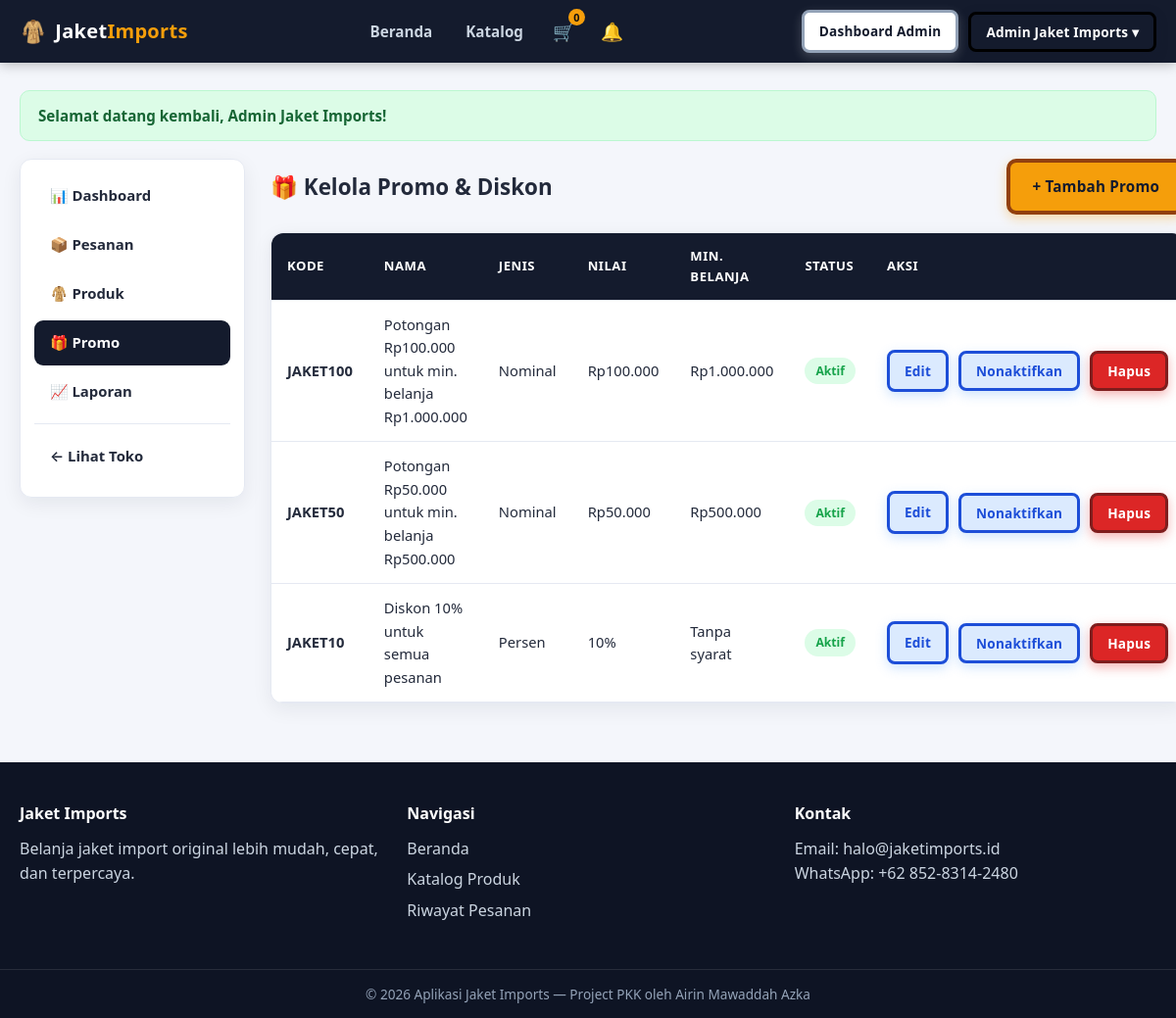
The page /admin/promo.php (signed in) on the database its author committed.
### tables this page shows
CREATE TABLE IF NOT EXISTS promos (
  id INT UNSIGNED AUTO_INCREMENT PRIMARY KEY,
  code VARCHAR(50) NOT NULL UNIQUE,
  name VARCHAR(120) NOT NULL,
  type ENUM('percent','nominal') NOT NULL DEFAULT 'percent',
  value DECIMAL(12,2) NOT NULL DEFAULT 0,
  min_order DECIMAL(12,2) NOT NULL DEFAULT 0,
  is_active TINYINT(1) NOT NULL DEFAULT 1,
  created_at TIMESTAMP DEFAULT CURRENT_TIMESTAMP
);

### includes/functions.php (called while the page is built, shortened)
<?php
function e($str) {
    return htmlspecialchars((string)$str, ENT_QUOTES, 'UTF-8');
}
function url($path = '') {
    return BASE_URL . '/' . ltrim($path, '/');
}
function rupiah($angka) {
    return 'Rp' . number_format((float)$angka, 0, ',', '.');
}

### admin/promo.php (the view, shortened to what this page needs)
<?php
require_once __DIR__ . '/../includes/header.php';
$promos = $pdo->query('SELECT * FROM promos ORDER BY id DESC')->fetchAll();
    ?>
<div class="admin-layout">
    <?php require __DIR__ . '/_sidebar.php'; ?>
    <div>
        <div class="section-head" style="margin-top:0">
            <h2>🎁 Kelola Promo & Diskon</h2>
            <a class="btn btn-primary" href="<?= url('admin/promo.php?action=add') ?>">+ Tambah Promo</a>
        </div>
        <div class="card">
            <div class="table-wrap">
                <table class="table">
                    <thead><tr><th>Kode</th><th>Nama</th><th>Jenis</th><th>Nilai</th><th>Min. Belanja</th><th>Status</th><th>Aksi</th></tr></thead>
                    <tbody>
                    <?php foreach ($promos as $p): ?>
                        <tr>
                            <td><strong><?= e($p['code']) ?></strong></td>
                            <td><?= e($p['name']) ?></td>
                            <td><?= $p['type'] === 'percent' ? 'Persen' : 'Nominal' ?></td>
                            <td><?= $p['type'] === 'percent' ? round((float)$p['value']) . '%' : rupiah($p['value']) ?></td>
                            <td><?= (float)$p['min_order'] > 0 ? rupiah($p['min_order']) : 'Tanpa syarat' ?></td>
                            <td><?= $p['is_active'] ? '<span class="badge badge-success">Aktif</span>' : '<span class="badge badge-secondary">Nonaktif</span>' ?></td>
                            <td>
                                <div class="flex">
                                    <a class="btn btn-sm btn-outline-dark" href="<?= url('admin/promo.php?action=edit&id=' . $p['id']) ?>">Edit</a>
                                    <form method="post"><?= csrf_field() ?>
                                        <button class="btn btn-sm btn-outline-dark" type="submit"><?= $p['is_active'] ? 'Nonaktifkan' : 'Aktifkan' ?></button>
                                    </form>
                                    <form method="post"><?= csrf_field() ?>
                                        <button class="btn btn-sm btn-danger" type="submit" data-confirm="Hapus promo ini?">Hapus</button>
                                    </form>
                                </div>
                            </td>
                        </tr>
                    <?php endforeach; ?>
                    </tbody>
                </table>
            </div>
        </div>
    </div>
</div>
<?php require_once __DIR__ . '/../includes/footer.php'; ?>

### assets/css/style.css (style rules this page uses)
* { box-sizing: border-box; margin: 0; padding: 0; }
body { font-family: 'Segoe UI', system-ui, -apple-system, Roboto, Arial, sans-serif; background: var(--bg); color: var(--text); line-height: 1.6; min-height: 100vh; display: flex; flex-direction: column; }
a { color: var(--info); text-decoration: none; }
.btn { display: inline-flex; align-items: center; justify-content: center; gap: 8px; padding: 12px 22px; border-radius: 10px; border: 4px solid transparent; font-size: .95rem; font-weight: 800; letter-spacing: .2px; cursor: pointer; transition: .2s; font-family: inherit; }
.btn-primary { background: var(--accent); color: #141b2d; border-color: #92400e; box-shadow: 0 4px 12px rgba(245, 158, 11, .35); }
.btn-outline-dark { background: #dbeafe; border-color: #1d4ed8; color: #1d4ed8; box-shadow: 0 4px 12px rgba(96, 165, 250, .3); }
.btn-danger { background: var(--danger); color: #fff; border-color: #7f1d1d; box-shadow: 0 4px 12px rgba(220, 38, 38, .35); }
.btn-sm { padding: 8px 15px; font-size: .85rem; border-radius: 8px; border-width: 3px; }
.card { background: var(--card); border: 1px solid var(--border); border-radius: var(--radius); box-shadow: var(--shadow); }
.section-head { display: flex; align-items: center; justify-content: space-between; margin: 28px 0 18px; }
.section-head h2 { font-size: 1.4rem; font-weight: 800; }
.badge { display: inline-block; padding: 4px 11px; border-radius: 20px; font-size: .76rem; font-weight: 700; }
.badge-success { background: #dcfce7; color: var(--success); }
.table { width: 100%; border-collapse: collapse; background: var(--card); border-radius: var(--radius); overflow: hidden; }
.table th, .table td { padding: 13px 16px; text-align: left; border-bottom: 1px solid var(--border); font-size: .92rem; }
.table thead th { background: var(--dark); color: #fff; font-weight: 700; font-size: .82rem; text-transform: uppercase; letter-spacing: .5px; }
.admin-layout { display: grid; grid-template-columns: 230px 1fr; gap: 26px; align-items: start; }
.flex { display: flex; gap: 10px; align-items: center; }
.table-wrap { overflow-x: auto; }

### rows shown on the page
promos: code "JAKET100", name "Potongan Rp100.000 untuk min. belanja Rp1.000.000", type "Nominal", value "Rp100.000", min_order "Rp1.000.000", is_active "Aktif"
promos: code "JAKET50", name "Potongan Rp50.000 untuk min. belanja Rp500.000", type "Nominal", value "Rp50.000", min_order "Rp500.000", is_active "Aktif"
promos: code "JAKET10", name "Diskon 10% untuk semua pesanan", type "Persen", value "10", min_order "Tanpa syarat", is_active "Aktif"

### other values the page prints
$cartTotal "0"
$user['name'] "Admin Jaket Imports"
$f['message'] "Selamat datang kembali, Admin Jaket Imports!"
